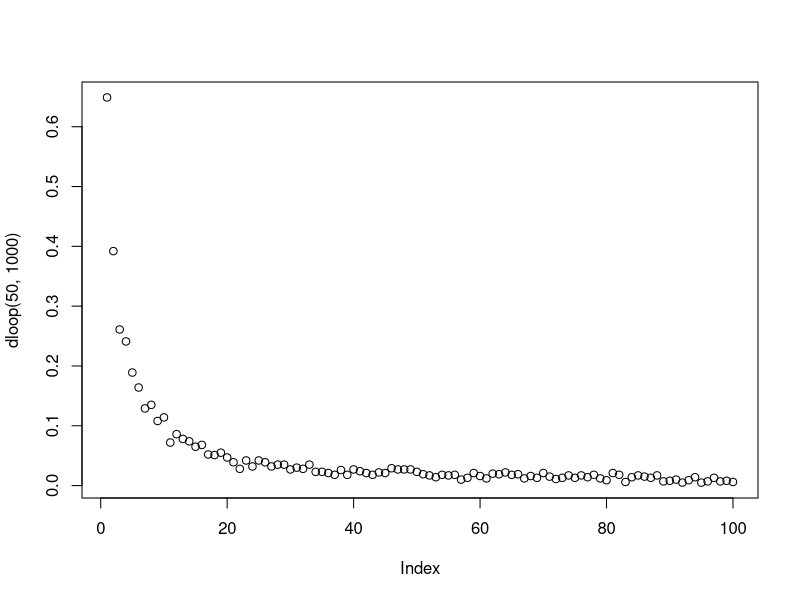

Source code (R):
# Aidan Garrity (s1997567), Eleni Michaelidou (s2226022), Meshari Alrafidi (s2319759)

# Brief description of what each team member contributed to the project:

# Proportion of the work was undertaken by each team member: Aidan Garrity: 
#                                                            Eleni Michaelidou: 
#                                                            Meshari Alrafidi: 


# -------------------- Overview of the code --------------------

# We simulate the following puzzle: 2n prisoners are given a natural number to identify them, they enter a room 
# with 2n boxes, each box containing a number inside it and a number on it's lid. The prisoners' goal is to select the 
# box with their number in it. They are allowed to choose a maximum of n boxes. Three strategies are simulated here:
# Strategy 1. A prisoner selects the box with their number on the lid. If the number of the card inside the lid, k, is not their 
# number they go to box k and open it. They continue doing this until they either have found their number or have chosen 
# n boxes. 
# Strategy 2. The prisoner chooses a random box then repeats the steps in strategy 1.
# Strategy 3. n boxes are checked randomly 

#---------------------Part One----------------------------------

Pone <- function(n, k, strategy, nreps=10000){
  # This function estimates the probability a single prisoner succeeding in finding their number.
  # Input:  n: the maximum number of boxes the prisoner is allowed to open
  #         k: the prisoner’s number
  #         strategy: which strategy to implement {1,2,3}
  #         nreps (10000 by default): the number of iterations of the simulations to run (in order to estimate the probability)
  # Output: prob: probability of a single prisoner succeeding in finding their number.
  
  if (strategy == 1) {
    
    # The prisoner selects the box with their number on the lid as their first box.
    initial_box <- k
    
    prob <- following_numbers(n, k, initial_box, nreps)
    
  }
  else if (strategy ==2) {
    
    # The prisoner selects the first box randomly.
    initial_box <- sample(1:(2*n), size=1)
    
    prob <- following_numbers(n, k, initial_box, nreps)
    
  }
  else if (strategy == 3){
    
    prob <- picking_randomly(n, k, nreps)
    
  }
  return(prob)
}

Pall <- function(n, strategy, nreps=10000){
  # This function estimates the probability of all prisoners finding their numbers.
  # Input:  n: the maximum number of boxes a prisoner is allowed to open
  #         strategy: which strategy to implement {1,2,3}
  #         nreps (10000 by default): the number of iterations of the simulations to run (in order to estimate the probability)
  # Output: prob: probability of all prisoners succeeding in finding their number.
  
  # Assigning a unique prisoner number to each of the 2n prisoners.
  prisoners <- c(1:(2*n))
  
  
  if (strategy == 1) {
    
    # Each of the prisoners selects the box with their number on the lid as their first box.
    initial_box <- prisoners
    
    prob <- following_numbers(n, prisoners, initial_box, nreps)
    
  }
  else if (strategy ==2) {
    
    # Each of the prisoners selects the first box randomly.
    initial_box <- sample(1:(2*n), size=(2*n))
    
    prob <- following_numbers(n, prisoners, initial_box, nreps)
    
  }
  else if (strategy == 3){
    
    prob <- picking_randomly(n, prisoners, nreps)
    
  }
  return(prob)
}


#######################################################################################

following_numbers <- function(n, prisoners, initial_box, nreps){
  # This function estimates the probability of a single prisoner succeeding in finding their number.
  # The prisoner opens boxes by following the numbers on the card within the boxes.
  # Input:  n: the maximum number of boxes the prisoner is allowed to open
  #         k: the prisoner’s number
  #         nreps: the number of iterations of the simulations to run (in order to estimate the probability)
  # Output: prob: probability of a single prisoner succeeding in finding their number.

  
  # success_trial represents the number of trials all prisoners (participating in the experiment) finding their boxes.
  # Initialization of "success_trial"
  success_trial <- 0  
  

  # Running the experiment nreps times
  for (i in 1:nreps){
    
    # boxes_found represents the number of prisoners found their boxes.
    # Reset of "boxes_found" in each repetition.
    boxes_found <- 0 
    
    # Assign numbers (1 to 2*n) randomly within the 2*n boxes before starting the experiment.
    # Random placement of numbers within the boxes in each simulation.
    boxes <- sample(1:(2*n), 2*n, replace=F)

    pick <- c()
    
    for (k in 1:length(prisoners)){

      # Initial box for the experiment based on the strategy for each prisoner
      pick <- initial_box[k]

      # The prisoner repeat the process of opening boxes until they have either found the card
      # with their number on it (break the loop) or opened n boxes without finding it.
      for (trial in 1:n){
        
        # Exit the loop when the prisoner finds the card in the box with their number.
        if (boxes[pick] == prisoners[k]){
          boxes_found <- boxes_found + 1
          break
        }else{
          pick = boxes[pick]
        }
      }
    }
    
    # A trial considers as success if all prisoners participating in the experiment find their number.
    if (boxes_found == length(prisoners)){
      success_trial <- success_trial + 1
    }
  }
  
  # probability of success (the prisoner(s) succeed(s) in finding their number).
  prob = success_trial / nreps
  return(prob)
}

picking_randomly <- function(n, prisoners, nreps){
  # This function estimates the probability of a single prisoner succeeding in finding their number.
  # The prisoner opens n boxes at random, checking each card for their number.
  # Input:  n: the maximum number of boxes the prisoner is allowed to open
  #         k: the prisoner’s number
  #         nreps: the number of iterations of the simulations to run (in order to estimate the probability)
  # Output: prob: probability of a single prisoner succeeding in finding their number.
  
  # success_trial represents the number of trials all prisoners (participating in the experiment) finding their boxes.
  # Initialization of "success_trial"
  success_trial <- 0  
  

  # Running the experiment nreps times
  for (i in 1:nreps){
    
    # boxes_found represents the number of prisoners found their boxes.
    # Reset of "boxes_found" in each repetition.
    boxes_found <- 0 
    
    for (k in 1:length(prisoners)){
      
      # we create 2n boxes, n of which can be opened
      boxes <- sample(1:(2*n), n)
      
      # if the prisoner's number is selected... 
      if (k %in% boxes){
        
        # counter increases
        boxes_found <- boxes_found + 1
      }
    }
    
    # A trial considers as success if all prisoners participating in the experiment find their box.
    if (boxes_found == length(prisoners)){
      success_trial <- success_trial + 1
    }
  }  
  # probability of success (the prisoner(s) succeed(s) in finding their number).
  prob = success_trial / nreps
  return(prob)
}



# Example estimating the individual success probability under Strategy 1, n =5 (nreps = 10000 by default)
Pone(n = 5, k = 4, strategy = 1)

# Example estimating the individual success probability under Strategy 2, n =5 (nreps = 10000 by default)
Pone(n = 5, k = 4, strategy = 2)

# Example estimating the individual success probability under Strategy 3, n =5 (nreps = 10000 by default)
Pone(n = 5, k = 4, strategy = 3)

# Example estimating the individual success probability under Strategy 1, n =50 (nreps = 10000 by default)
Pone(n = 50, k = 4, strategy = 1)

# Example estimating the individual success probability under Strategy 2, n =50 (nreps = 10000 by default)
Pone(n = 50, k = 4, strategy = 2)

# Example estimating the individual success probability under Strategy 3, n =50 (nreps = 10000 by default)
Pone(n = 50, k = 4, strategy = 3)


# Example estimating the joint success probability under Strategy 1, n =5 (nreps = 10000 by default)
Pall(n = 5, strategy = 1)

# Example estimating the joint success probability under Strategy 2, n =5 (nreps = 10000 by default)
Pall(n = 5, strategy = 2)

# Example estimating the joint success probability under Strategy 3, n =5 (nreps = 10000 by default)
Pall(n = 5, strategy = 3)

# Example estimating the joint success probability under Strategy 1, n =50 (nreps = 10000 by default)
Pall(n = 50, strategy = 1)

# Example estimating the joint success probability under Strategy 2, n =50 (nreps = 10000 by default)
Pall(n = 50, strategy = 2)

# Example estimating the joint success probability under Strategy 3, n =50 (nreps = 10000 by default)
Pall(n = 50, strategy = 3)


###########################################################

#Pone <- function(n, k, strategy, nreps){
  # This function estimates the probability a single prisoner succeeding in finding their number.
  # Input:  n: the maximum number of boxes the prisoner is allowed to open
  #         k: the prisoner’s number
  #         strategy: which strategy to implement {1,2,3}
  #         nreps: the number of iterations of the simulations to run (in order to estimate the probability)
#  # Output: prob: probability of a single prisoner succeeding in finding their number.
#  if (strategy == 1) {
#    number_found <- 0
#    next_box <- k
#    for (i in 1:nreps){
#      boxes <- sample(1:(2*n), size = 1)
#      if (which( boxes == k ) == k){
#        number_found <- number_found + 1
#      } else {
#        next_box <- boxes 
#      }
#    }
#  }
#  else if (strategy ==2) {
#    initial_box <- sample(1:2*n, size=1)
#  }
#  
#  # strategy three: n boxes are opened randomly
#  else if (strategy == 3){
#    
#    # number_found represents the number found inside of the box
#    number_found <- 0 
#    for (i in 1:nreps){ 
#      
#      # we create 2n boxes, n of which can be opened
#      boxes <- sample(1:(2*n), n)
#      
#      # if the prisoner's number is selected... 
#      if (k %in% boxes){
#        
#        # counter increases
#        number_found <- number_found + 1
#      }
#    }
#    # probability estimate of success
#    return(number_found / nreps)
#  }
#}

dloop <- function(n, nreps){
  
  totalcount <- rep(0, 2*n)
  for (rep in 1:nreps){
      
    boxes <- sample(1:(2*n))
    loopcount <- rep(0, 2*n)
    left_to_check <- 1:(2*n)
    
    i<-1
    while (i %in% left_to_check) {
      
        counter <- 1
        j <- i
        checked <- c()
        while(i != boxes[j]){
          counter <- counter + 1
          checked <- c(checked, j)
          j <- boxes[j]
        }
        
        checked <- c(checked, j)
        loopcount[counter] <- 1
        left_to_check <- left_to_check[-match(checked, left_to_check)]
  
      if (length(left_to_check) == 0){
        break
      }
        
      i <- left_to_check[1]
  
    }
    totalcount <- totalcount + loopcount
  }
  
  return(totalcount / nreps)
}

plot(dloop(50,1000))


  
